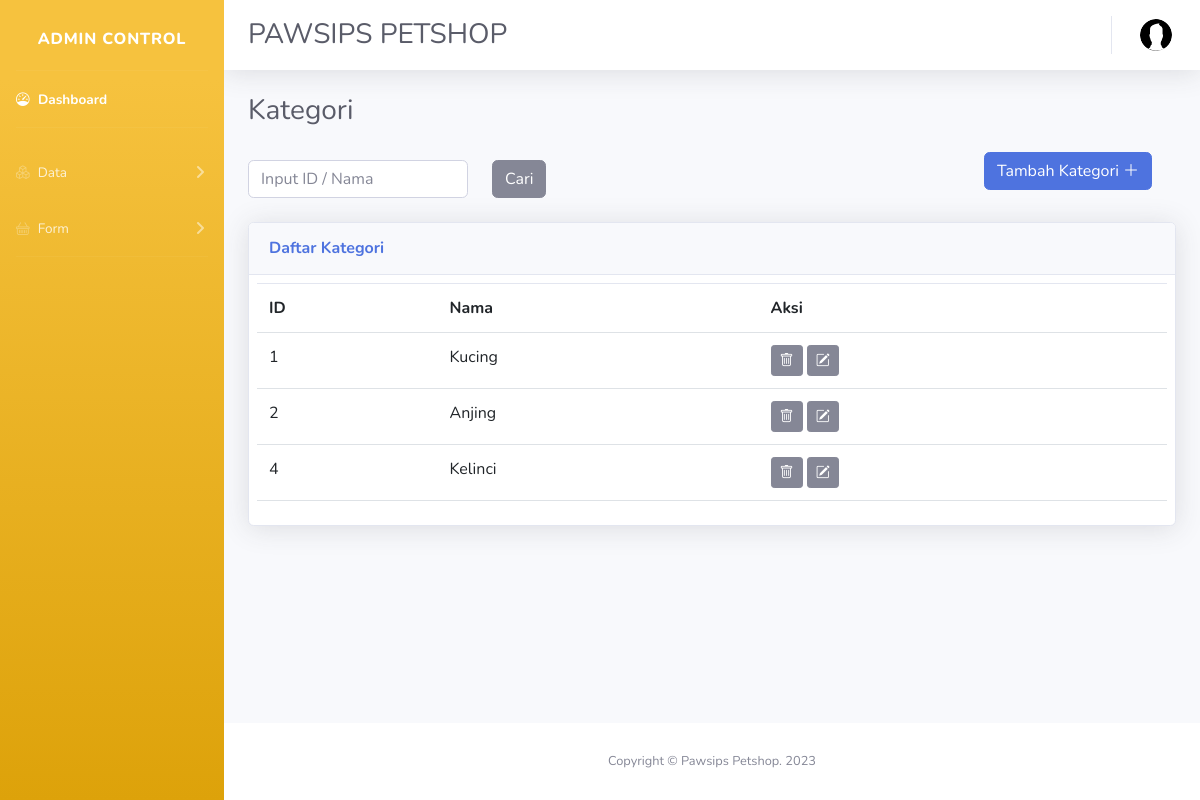
The page /admin/inventory/kategori/kategori.php (signed in) on the database its author committed.
### tables this page shows
CREATE TABLE `kategori` (
  `id` int(5) NOT NULL,
  `nama` varchar(50) DEFAULT NULL
);

### admin/functions.php (called while the page is built, shortened)
<?php
$conn = mysqli_connect("sql112.infinityfree.com","if0_34427293","DeNOIEZplq2Yya","if0_34427293_db_pet2");
function query ($query){
    global $conn;
    $result = mysqli_query($conn,$query);
    $rows = [];
    while ($row = mysqli_fetch_assoc($result)){
        $rows [] = $row;
    }
    return $rows;
}
?>

### admin/inventory/kategori/kategori.php (the view, shortened to what this page needs)
<?php
require '../../functions.php';
    $kategori = query("SELECT * FROM kategori");
?>
<!DOCTYPE html>
<html lang="en">
<head>
    <link href="https://cdn.jsdelivr.net/npm/bootstrap@5.3.0-alpha3/dist/css/bootstrap.min.css" rel="stylesheet">
    <link rel="stylesheet" href="https://cdn.jsdelivr.net/npm/bootstrap-icons@1.10.5/font/bootstrap-icons.css">
    <link href="../../css/style2.css" rel="stylesheet">
</head>
<body id="page-top">
    <div id="wrapper">
        <ul class="navbar-nav bg-gradient-warning sidebar sidebar-dark accordion" id="accordionSidebar">
            <a class="sidebar-brand d-flex align-items-center justify-content-center" href="">
                <div class="sidebar-brand-text mx-3 pt-2">Admin Control</div>
            </a>
            <hr class="sidebar-divider my-0">
            <li class="nav-item active">
                <a class="nav-link" href="../../index.php">
                  <i class="bi bi-speedometer"></i>
                    <span>Dashboard</span></a>
            </li>
            <hr class="sidebar-divider">
            <li class="nav-item">
                <a class="nav-link collapsed" href="#" data-toggle="collapse" data-target="#collapseCharts1"
                    aria-expanded="true" aria-controls="collapseCharts1">
                    <i class="bi bi-boxes"></i>
                    <span>Data</span>
                </a>
            </li>
            <li class="nav-item">
                <a class="nav-link collapsed" href="#" data-toggle="collapse" data-target="#collapseCharts2"
                    aria-expanded="true" aria-controls="collapseCharts2">
                    <i class="bi bi-basket"></i>
                    <span>Form</span>
                </a>
            </li>
            <hr class="sidebar-divider d-none d-md-block">
        </ul>
        <div id="content-wrapper" class="d-flex flex-column">
            <div id="content">
                <nav class="navbar navbar-expand navbar-light bg-white topbar mb-4 static-top shadow">
                    <div class="d-sm-flex align-items-center justify-content-between mb-4">
                        <h1 class="h3 mb-0 text-gray-800 pt-4 ps-2">PAWSIPS PETSHOP</h1>
                    </div>
                    <ul class="navbar-nav ml-auto">
                        <li class="nav-item dropdown no-arrow">
                            <a class="nav-link dropdown-toggle" href="#" id="userDropdown" role="button"
                                data-toggle="dropdown" aria-haspopup="true" aria-expanded="false">
                                <img class="img-profile rounded-circle"
                                    src="../../img/undraw_profile.svg">
                            </a>
                        </li>
                    </ul>
                </nav>
               <div class="container-fluid">
                    <div class="d-sm-flex align-items-center justify-content-between mb-4">
                        <h1 class="h3 mb-0 text-gray-800">Kategori</h1>
                    </div>
                    <div class="row d-flex justify-content-between">
                        <div class="col-md-auto pt-2 pb-4">
                            <form action="" method ="post" class="row g-3">
                                <div class="col-md-auto">
                                    <input class="form-control" type="text" name ="keyword" autofocus placeholder ="Input ID / Nama" autocomplete ="off" required>
                                </div>
                                <div class="col-md-auto">
                                    <button class="btn btn-secondary" type ="submit" name="cari">Cari</button>
                                </div>
                            </form>
                        </div>
                        <div class="col-md-auto ps-3">
                            <a href="tambah.php"><button type="button" class="btn btn-primary me-4">Tambah Kategori <i class="bi bi-plus-lg"></i></button></a>
                        </div>
                    </div>
                    <div class="row">
                        <div class="col-xl-12 col-lg-10">
                            <div class="card shadow mb-4">
                                <div class="card-header py-3">
                                    <h6 class="m-0 font-weight-bold text-primary">Daftar Kategori</h6>
                                </div>
                                <div class="d-flex justify-content-center p-2 pb-2 overflow-y-scroll" style="max-height: 20rem;">
                                    <table class="table align-middle">
                                        <tr>
                                            <th>ID</th>
                                            <th>Nama</th>
                                            <th>Aksi</th>
                                        </tr>
                                    <?php foreach ($kategori as $row) : ?>
                                    <tr>
                                        <td><?= $row["id"]?></td>
                                        <td><?= ($row["nama"])?></td>
                                        <td class="">
                                            <a href="hapus.php?id=<?= $row["id"];?>" onclick="return confirm('Yakin?');"><button type="button" class="btn btn-secondary btn-sm p-1"><i class="bi bi-trash p-1"></i></button></a>
                                            <a href="ubah.php?id=<?= $row["id"];?>"><button type="button" class="btn btn-secondary btn-sm p-1"><i class="bi bi-pencil-square p-1"></i></button></a>
                                        </td>
                                    </tr>
                                    <?php endforeach ?>
                                    </table>
                                </div>
                            </div>
                        </div>
                    </div>
                </div>
            </div>
            <footer class="sticky-footer bg-white">
                <div class="container my-auto">
                    <div class="copyright text-center my-auto">
                        <span>Copyright &copy;  Pawsips Petshop. 2023</span>
                    </div>
                </div>
            </footer>
        </div>
    </div>
</body>
</html>

### rows shown on the page
kategori: id "1", nama "Kucing"
kategori: id "2", nama "Anjing"
kategori: id "4", nama "Kelinci"
